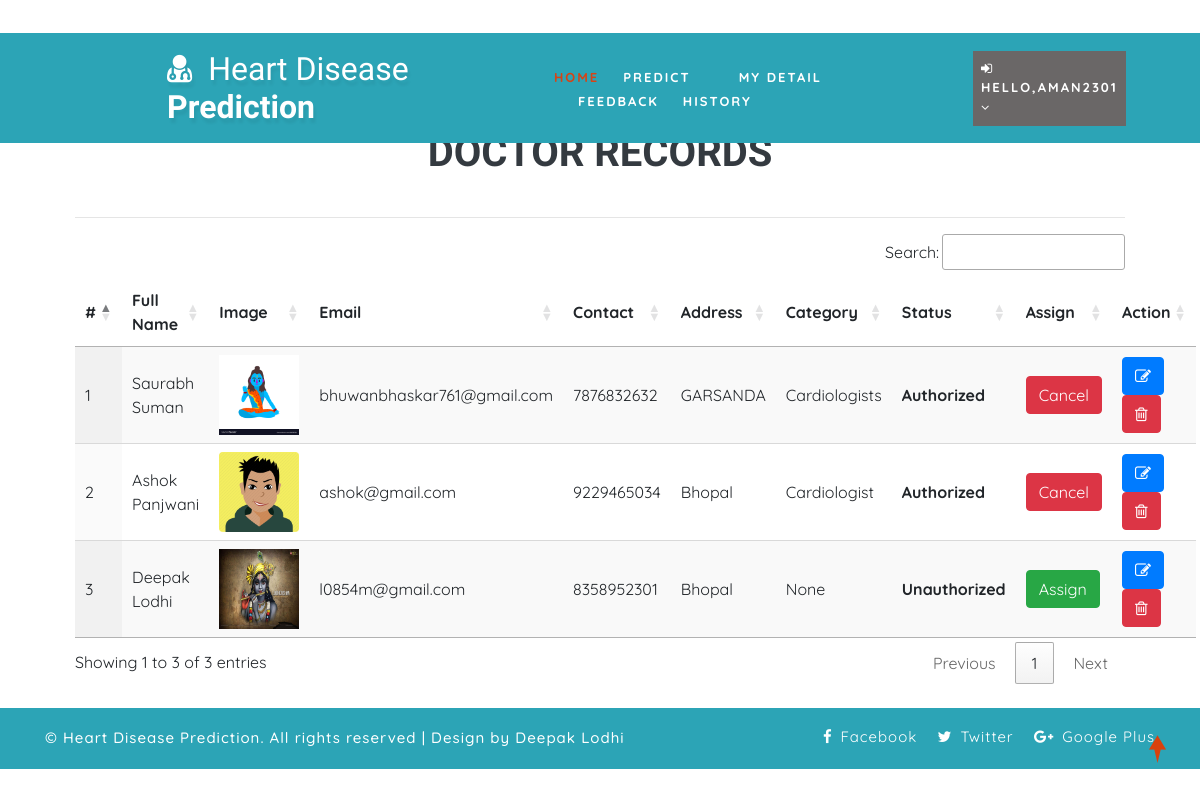
Page /view_doctor/ (signed in) on the committed database.
### health/models.py (models this page shows, shortened)
class Doctor(models.Model):
    status = models.IntegerField(DOCTOR_STATUS, null=True)
    user = models.ForeignKey(User, on_delete=models.CASCADE, null=True)
    contact = models.CharField(max_length=100, null=True)
    address = models.CharField(max_length=100, null=True)
    category = models.CharField(max_length=100, null=True)
    doj = models.DateField(null=True)
    dob = models.DateField(null=True)
    image = models.FileField(null=True)

### health/views.py (the view)
# urls.py: path('view_doctor/', view_doctor, name="view_doctor"),
@login_required(login_url="login")
def view_doctor(request):
    doc = Doctor.objects.all()
    return render(request, 'view_doctor.html', {'doc': doc})

### health/templates/view_doctor.html (shortened to what this page needs)
{% extends 'index.html' %}
{% load static %}
{% block body %}
<div class="container-fluid" style="width:90%;margin-top:8%">
                    <div class="container-fluid">
                        <h1 align="center"class="w3ls-title text-uppercase text-dark font-weight-bold">Doctor Records</h1><br>
                         </div><hr>
                                <table id="example" class="display" style="width:100%">
                                  <thead>
                                    <tr>
                                      <th>#</th>
                                      <th>Full Name</th>
                                      <th>Image</th>
                                      <th>Email</th>
                                      <th>Contact</th>
                                      <th>Address</th>
                                      <th>Category</th>
                                      <th>Status</th>
                                      <th>Assign</th>
                                      <th>Action</th>
                                  </tr>
                              </thead>
                              <tbody>
                              {% for i in doc %}
                                <tr>
                                  <td>{{forloop.counter}}</td>
                                  <td>{{i.user.first_name}} {{i.user.last_name}}</td>
                                  <td><img src="{{i.image.url}}" style="width:80px;height:80px"></td>
                                  <td>{{i.user.email}}</td>
                                  <td>{{i.contact}}</td>
                                  <td>{{i.address}}</td>
                                  <td>{{i.category}}</td>
                                  <td>
                                      {% if i.status == 1 %}
                                      <b>Authorized</b>
                                  {% else %}
                                      <b>Unauthorized</b>
                                      {% endif %}
                                  </td>
                                    <td>{% if i.status == 1 %}
                                        <a href="{% url 'assign_status' i.id %}" onclick="return confirm('Do you want to withdraw approval to doctor : {{i.user.first_name}}?')"><button class="btn btn-danger">Cancel</button></a>
                                        {% else %}
                                        <a href="{% url 'assign_status' i.id %}" onclick="return confirm('Do you want to give approve to doctor : {{i.user.first_name}}?')"><button class="btn btn-success">Assign</button></a>
                                        {% endif %}
                                    </td>
                                    <td style="width:150px">
                                      <a href="{% url 'change_doctor' i.id %}" ><button class="btn btn-primary"><i class="fa fa-edit"></i></button></a>
                                      <a href="{% url 'delete_doctor' i.id %}" ><button class="btn btn-danger" onclick="return confirm('Are you sure?')"><i class="fa fa-trash-o"></i></button></a></td>
                              </tr>
                              {% endfor %}
                          </tbody>
                      </table>
                  </div>
{% endblock %}

### health/templates/index.html (shortened to what this page needs)
<!DOCTYPE html>
{% load static %}
<html lang="zxx">
<head>
	<link rel="stylesheet" href="{% static 'css/bootstrap.css' %}">
	<link href="{% static 'css/css_slider.css' %}" type="text/css" rel="stylesheet" media="all">
	<link rel="stylesheet" href="{% static 'css/style.css' %}" type="text/css" media="all" />
	<link href="{% static 'css/font-awesome.min.css' %}" rel="stylesheet">
<link rel='stylesheet' type='text/css' href="https://cdn.datatables.net/1.10.21/css/jquery.dataTables.min.css">
<link rel='stylesheet' type='text/css' href="https://cdn.datatables.net/buttons/1.6.2/css/buttons.dataTables.min.css">
</head>
<body>
	<div id="home" style="margin-bottom:2%">
		<header>
			<div class="top-bar py-3">
				<div class="container">
					<div class="row">
						<div class="col-xl-7 col-lg-6 col-md-4 top-social-agile text-md-right text-center mt-md-0 mt-2">
							<div class="row">
								<div class="col-xl-3 col-lg-4 col-6 top-w3layouts p-md-0 text-right">
								</div>
								<div class="col-xl-3 col-lg-4 col-6 header-w3layouts text-md-right text-left">
								</div>
							</div>
						</div>
					</div>
				</div>
			</div>
		</header>
		<div class="main-top" style="background:rgb(44, 164, 182)">
			<div class="container-fluid">
				<div class="header d-md-flex justify-content-between align-items-center py-3">
					<div id="logo" style="margin-left:13%">
						<h1>
							<a href="index.html">
								<span class="fa fa-user-md mr-2"></span>
								<span class="logo-sp">Heart Disease</span> Prediction
							</a>
						</h1>
					</div>
					{% if request.user.is_staff %}
					<div class="nav_w3ls" style="margin-right:4%">
						<nav>
							<label for="drop1" class="toggle">Menu</label>
							<input type="checkbox" id="drop1" />
							<ul class="menu" style="padding:15px;width:100%">
								<li class="mx-lg-4 mx-md-3 my-md-0 my-2"><a href="{% url 'admin_home' %}" >Home</a></li>
								<li>
									<label for="drop-2" class="toggle toogle-2"> <span class="fa fa-angle-down" aria-hidden="true"></span>
									</label>
									<a href="#"> Doctor <span class="fa fa-angle-down" aria-hidden="true"></span></a>
									<ul style="margin-top:2%;width:40%;margin-right:0%">
										<li style="width:100%;"><a href="/add_doctor" class="drop-text">Add Doctor</a></li>
										<li style="width:100%;"><a href="/view_doctor" class="drop-text">View Doctor</a></li>
									</ul>
								</li>
								<li class="mx-lg-4 mx-md-3 my-md-0 my-2"><a href="/view_patient">Patient</a></li>
								<li class="mx-lg-4 mx-md-3 my-md-0 my-2">
									<a href="/view_search_pat">Searched Data</a></li>
								<li><a href="/view_feedback">Feedback</a></li>
							</ul>
						</nav>
					</div>
					<div class="nav_w3ls" style="margin-right:3%">
						<nav>
							<label for="drop2" class="toggle">Menu</label>
							<input type="checkbox" id="drop2" />
							<ul class="menu">
								<li class="mx-lg-4 mx-md-3 my-md-0 my-2" style="background:red;padding:8px">
									<label for="drop-2" class="toggle toogle-2"> <span class="fa fa-angle-down" aria-hidden="true"></span>
									</label>
									<a href="#"><i class="fa fa-user"></i> {{request.user.username}} <span class="fa fa-angle-down" aria-hidden="true"></span></a>
									<ul style="margin-top:10%;width:80%;margin-right:5%">
										<li style="width:100%;"><a href="{% url 'change_password' %}" class="drop-text">Password</a></li>
										<li style="width:100%;"><a href="{% url 'logout' %}" class="drop-text">Logout</a></li>
									</ul>
								</li>
							</ul>
						</nav>
					</div>
					{% elif request.user.patient_set.all.0 %}
					<div class="nav_w3ls" style="margin-left:5%;font-weight:bold">
						<nav>
							<ul class="menu" style="padding:15px;width:100%">
								<li><a href="{% url 'patient_home' %}" class="active">Home</a></li>
								<li class="mx-lg-4 mx-md-3 my-md-0 my-2"><a href="/add_heartdetail">Predict</a></li>
								<li class="mx-lg-4 mx-md-3 my-md-0 my-2"><a href="/profile_doctor">My Detail</a></li>
								<li class="mx-lg-4 mx-md-3 my-md-0 my-2"><a href="/sent_feedback">Feedback</a></li>
								<li><a href="/view_search_pat">History</a></li>
							</ul>
						</nav>
					</div>
					<div class="nav_w3ls" style="margin-right:3%">
						<nav>
							<ul class="menu">
								<li class="mx-lg-4 mx-md-3 my-md-0 my-2" style="background:#6a6767;padding:8px">
									<a href="#"><i class="fa fa-sign-in"></i> Hello,{{request.user.username}} <span class="fa fa-angle-down" aria-hidden="true"></span></a>
								</li>
							</ul>
						</nav>
					</div>
					{% endif %}
				</div>
			</div>
		</div>
		{% block body %}
		{% endblock %}
	</div>
	<div class="copy-w3pvt" style="background:rgb(44, 164, 182);color:white">
		<div class="container py-3">
			<div class="row">
				<div class="col-lg-7 w3ls_footer_grid1_left text-lg-left text-center">
					<p style="color:white">&copy; Heart Disease Prediction. All rights reserved | Design by Deepak Lodhi</a>
					</p>
				</div>
				<div class="col-lg-5 w3ls_footer_grid_left1_pos text-lg-right text-center mt-lg-0 mt-2">
					<ul style="color:white">
						<li>
							<a href="#" style="color:white" class="facebook">
								<span class="fa fa-facebook-f mr-2"></span>Facebook</a>
						</li>
						<li class="mx-3">
							<a href="#" style="color:white" class="twitter">
								<span class="fa fa-twitter mr-2"></span>Twitter</a>
						</li>
						<li>
							<a href="#" style="color:white" class="google">
								<span class="fa fa-google-plus mr-2"></span>Google Plus</a>
						</li>
					</ul>
				</div>
			</div>
		</div>
	</div>
	<a href="#home" style="color:white" class="move-top text-center"></a>
</body>
</html>

### health/static/css/style.css (style rules this page uses)
body { padding: 0; margin: 0; background: #FFF; font-family: 'Quicksand', sans-serif; }
body a, body button { transition: 0.5s all; -webkit-transition: 0.5s all; -moz-transition: 0.5s all; -o-transition: 0.5s all; -ms-transition: 0.5s all; text-decoration: none; }
html { scroll-behavior: smooth; }
h1, h2, h3, h4, h5, h6 { margin: 0; padding: 0; font-family: 'Mukta', sans-serif; }
p { margin: 0; padding: 0; font-size: 15px; letter-spacing: 1px; line-height: 1.9; color: #999; font-family: 'Quicksand', sans-serif; }
ul, ol { margin: 0; padding: 0; }
a.move-top { width: 34px; height: 34px; background: url(../images/move-top.png) no-repeat; display: inline-block; position: fixed; bottom: 4%; right: 2%; z-index: 0; }
#home { position: relative; }
.main-top { position: absolute; z-index: 999; width: 100%; background: rgba(0, 0, 0, 0.4); }
nav { margin: 0; padding: 0; }
#logo a { float: left; display: initial; font-weight: 700; font-size: 32px; color: #fff; text-shadow: 2px 5px 3px rgba(0, 0, 0, 0.06); padding: 0; }
span.logo-sp { font-weight: 100; }
nav:after { content: ""; display: table; clear: both; }
nav ul { float: right; padding: 0; margin: 0; list-style: none; position: relative; }
nav ul li { margin: 0px; display: inline-block; float: left; }
nav a { padding: 0; color: #fff; font-size: 13px; letter-spacing: 2px; font-weight: 700; text-transform: uppercase; display: inline-block; transition: 0.5s all; -webkit-transition: 0.5s all; -moz-transition: 0.5s all; -o-transition: 0.5s all; -ms-transition: 0.5s all; }
.menu li a.active, .menu li a:hover { color: #2196f3; transition: 0.5s all; -webkit-transition: 0.5s all; -moz-transition: 0.5s all; -o-transition: 0.5s all; -ms-transition: 0.5s all; color: #d84315; }
li>a:only-child:after { content: ''; }
.w3ls_footer_grid_left1_pos ul li, ul.list-part li { display: inline-block; }
.w3ls_footer_grid_left1_pos ul li a { color: #000; text-decoration: none; letter-spacing: 1px; font-size: 15px; }
.w3ls_footer_grid1_left p { color: #484848; font-weight: 500; }

### rows in the picture
Doctor: user.first_name "Saurabh", user.last_name "Suman", image (picture), user.email "bhuwanbhaskar761@gmail.com", contact "7876832632", address "GARSANDA", category "Cardiologists", status "Authorized"
Doctor: user.first_name "Ashok", user.last_name "Panjwani", image (picture), user.email "ashok@gmail.com", contact "9229465034", address "Bhopal", category "Cardiologist", status "Authorized"
Doctor: user.first_name "Deepak", user.last_name "Lodhi", image (picture), user.email "l0854m@gmail.com", contact "8358952301", address "Bhopal", category "None", status "Unauthorized"

### other values in the picture
{{ request.user.username }} "AMAN2301"
